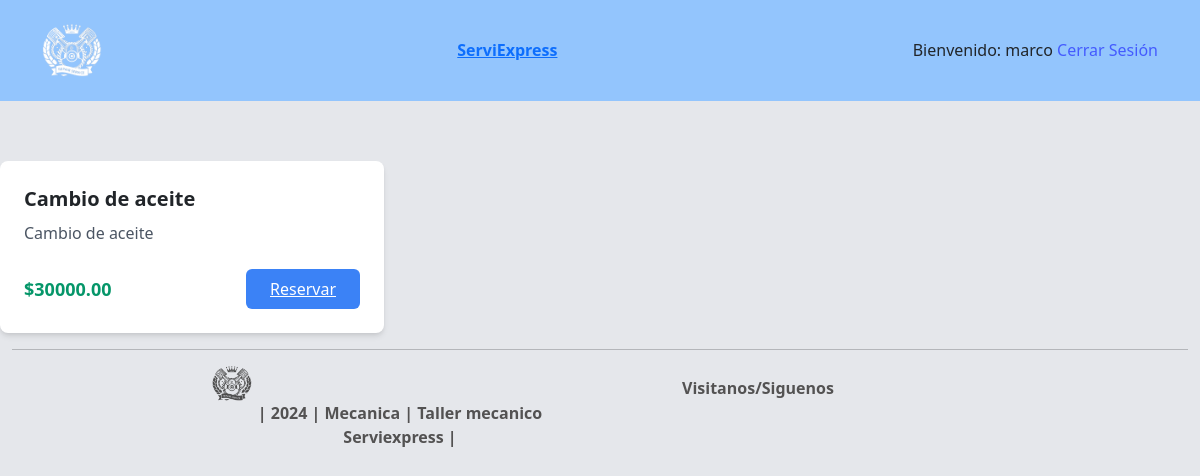
Screenshot of /servicios/ (signed in) with the database file from the repository.
### usuarios/models.py (models this page shows)
class Usuario(AbstractUser):
    ROLES = (
        ('cliente', 'Cliente'),
        ('empleado', 'Empleado'),
        ('administrador', 'Administrador')
    )
    rol = models.CharField(max_length=20, choices=ROLES)
    telefono = models.CharField(max_length=15, blank=True)

### servicios/models.py (models this page shows)
class Servicio(models.Model): # agregado modelo servicio
    nombre = models.CharField(max_length=100)
    descripcion = models.TextField()
    precio = models.DecimalField(max_digits=10, decimal_places=2)
    productos_requeridos = models.ManyToManyField(Producto, related_name='servicios')

### servicios/views.py (the view)
# urls.py: path('', lista_servicios, name='lista'), # agregado para mostrar lista.html
@login_required # agregado por que requiere del inicio de sesion
def lista_servicios(request): # agregado para mostrar la pagina
    servicios = Servicio.objects.all()
    return render(request, 'servicios/lista.html', {'servicios': servicios})

### servicios/templates/servicios/lista.html
{% extends 'base.html' %}
{% block content %}
<div class="grid md:grid-cols-3 gap-4">
    {% for servicio in servicios %}
    <div class="bg-white p-6 rounded-lg shadow-md">
        <h3 class="text-xl font-bold mb-2">{{ servicio.nombre }}</h3>
        <p class="text-gray-600 mb-4">{{ servicio.descripcion }}</p>
        <div class="flex justify-between items-center">
            <span class="text-lg font-semibold text-green-600">${{ servicio.precio|floatformat:2 }}</span>
            <a href="{% url 'reservas:crear' servicio.id %}"
               class="bg-blue-500 text-white px-4 py-2 rounded hover:bg-blue-600">
                Reservar
            </a>
        </div>
    </div>
    {% endfor %}
</div>
{% endblock %}

### templates/base.html (shortened to what this page needs)
{% load static %}
<!DOCTYPE html>
<html lang="es">
<head>
    <link href="https://cdn.jsdelivr.net/npm/tailwindcss@2.2.19/dist/tailwind.min.css" rel="stylesheet">
    <link
    href="https://cdn.jsdelivr.net/npm/bootstrap@5.3.2/dist/css/bootstrap.min.css" rel="stylesheet"
/>
    <link rel="stylesheet" type="text/css" href="{% static 'css/estilos.css' %}">
</head>
<body class="bg-gray-200">
    <head>
        <nav class="bg-blue-300 p-4">
            <div class="container mx-auto flex justify-between items-center">
                <a href="/"><img src="{% static 'img/logo.png' %}" width="60" style="cursor: pointer;"></a>
                <a href="/" class="font-bold">ServiExpress</a>
                <div class="">
                    {% if user.is_authenticated %}
                        <span>Bienvenido: {{ user.username }} </span>
                        <a href="{% url 'logout' %}" class="link-custom">Cerrar Sesión</a>
                    {% else %}
                        <a href="{% url 'login' %}" class="link-custom">Iniciar Sesión</a>
                        <a href="{% url 'registro' %}" class="link-custom">Registrarse</a>
                    {% endif %}
                </div>
            </div>
        </nav>
    </head>
    <main class="">
        {% block content %}{% endblock %}
    </main>
    <footer class=" text-center">
        <div class="copyright">
            <div class="container-fluid">
                <hr>
                <div class="row">
                    <div class="col-2"></div>
                    <div class="col-4 txt-plomo">
                        <p><b><a href="/"> <img src="{% static 'img/logo1.png' %}" width="40"></a> | 2024 | Mecanica | Taller mecanico Serviexpress |</b></p>
                    </div>
                    <div class="col-4 t700">
                        <ul class="nav justify-content-center">
                            <li class="txt-plomo ">Visitanos/Siguenos</li>
                            <li><a class="text-decoration-none txt-plomo" href="https://www.facebook.com/?locale=es_LA"><i class="fa fa-brands fa-facebook px-2"></i></a></li>
                            <li><a class="text-decoration-none" href="https://www.instagram.com/"><i class="fa fa-brands fa-instagram px-2"></i></a></li>
                            <li><a class="text-decoration-none" href="https://twitter.com/?lang=es"><i class="fa fa-brands fa-twitter px-2"></i></a></li>
                        </ul>
                    </div>
                    <div class="col-2"></div>
                </div>
            </div>
        </div>
    </footer>
</body>
</html>

### core/static/css/estilos.css (style rules this page uses)
.txt-plomo { color: rgb(83, 82, 82) }
.t700 { font-weight: 700; }
body { background-color: rgb(218, 218, 218); }
main { margin-top: 60px; }
li { margin: 10px 0; }
li a { color: #808080; text-decoration: none; font-weight: 700; padding: 0 6px; }
.link-custom { text-decoration: none !important; color: rgba(0, 0, 255, 0.541); }

### rows the page displays
Usuario: username "marco"
Servicio: nombre "Cambio de aceite", descripcion "Cambio de aceite", precio "30000.00"
